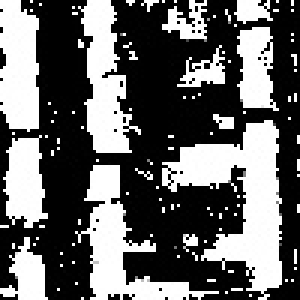
#> input picture pots_small.jpg, 100 x 100 px (shown 3 times larger); its folder holds only this picture in this run
$ python evaluation.py --test_images . --ground_truth_images .
#> lines starting #> are read from the running program, lines starting #| are printed output that depends on the picture
import sys
import argparse
import os
import time
import numpy as np
import cv2
from glob import glob
import progressbar
from time import sleep
from sklearn.metrics import f1_score, accuracy_score, precision_score, recall_score

# [46 lines left out: function seg_multi_class, not called in this run]


def seg_binary(test_mask_dir, truth_mask_dir):

#> called with test_mask_dir = '.', truth_mask_dir = '.'
    test_masks = glob(os.path.join(test_mask_dir, '*.png'))
    test_masks.extend(glob(os.path.join(test_mask_dir, '*.jpg')))
    truth_masks = glob(os.path.join(truth_mask_dir, '*.png'))
    truth_masks.extend(glob(os.path.join(truth_mask_dir, '*.jpg')))

    print ('[INFO] Performing segmentation evaluation...')
    print ('[INFO] %.0f images to process' %len(test_masks))

    bar = progressbar.ProgressBar(maxval=len(test_masks), \
    widgets=[progressbar.Bar('=', '[', ']'), ' ', progressbar.Percentage()])
    bar.start()

    num_evals = 0
    overall_pre = 0.0
    overall_rec = 0.0
    overall_acc = 0.0
    overall_f1 = 0.0

    for i, test_img in enumerate(test_masks):

        bar.update(i+1)

        tp = 0
        tn = 0
        fp = 0
        fn = 0
        pred_im = cv2.imread(test_img, 0)
#> pred_im is the input picture: shape (100, 100); min 0, max 255, mean 101.9
        pred_im[pred_im>0] = 255
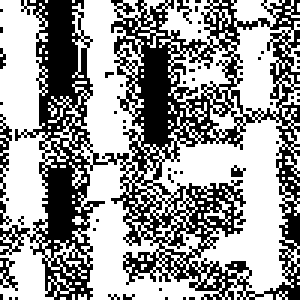
#> pred_im: shape (100, 100) (shown 3 times larger); 60.1% white; black in thin lines or dots

        for truth_img in truth_masks:
            if os.path.splitext(os.path.basename(truth_img))[0] == os.path.splitext(os.path.basename(test_img))[0]:
                gt_im = cv2.imread(truth_img, 0)
                gt_im[gt_im>0] = 255
                if pred_im.size != gt_im.size:
                    raise TypeError("Images must be matching sizes")

                tp = float(len(np.where((pred_im==255)&(gt_im==255))[0]))
#> tp = 6014
                tn = float(len(np.where((pred_im==0)&(gt_im==0))[0]))
#> tn = 3986
                fp = float(len(np.where((pred_im==255)&(gt_im==0))[0]))
#> fp = 0
                fn = float(len(np.where((pred_im==0)&(gt_im==255))[0]))
#> fn = 0

                if tp != 0 and tn != 0:
                    accuracy = (tp+tn)/(tp+fp+fn+tn)
#> accuracy = 1
                    precision = tp/(tp+fp)
#> precision = 1
                    recall = tp/(tp+fn)
#> recall = 1
                    f1 = 2*((precision*recall)/(precision+recall))
#> f1 = 1
                    overall_pre += precision
#> overall_pre = 1
                    overall_rec += recall
#> overall_rec = 1
                    overall_acc += accuracy
#> overall_acc = 1
                    overall_f1 += f1
#> overall_f1 = 1
                    num_evals += 1
                else:
                    accuracy = 0
                    precision = 0
                    recall = 0
                    f1 = 0
    bar.finish()

    if num_evals != 0:
        overall_pre = overall_pre / num_evals
        overall_rec = overall_rec / num_evals
        overall_acc = overall_acc / num_evals
        overall_f1 = overall_f1 / num_evals
    else:
        overall_pre = 0
        overall_rec = 0
        overall_acc = 0
        overall_f1 = 0

    return overall_pre, overall_rec, overall_acc*100, overall_f1

def main():

    parser = argparse.ArgumentParser()
    parser.add_argument("-i",  "--test_images", help="Path to test image directory", required=True)
    parser.add_argument("-g", "--ground_truth_images", help="Path to ground truth image directory", required=True)
    parser.add_argument("-m", "--multi_class", help="Multiple classes present",default=False, action="store_true")
    args = parser.parse_args()

    if not os.path.exists(args.test_images):
        raise ValueError("Test image directory does not exist")

    if not os.path.exists(args.ground_truth_images):
        raise ValueError("Ground truth image directory does not exist")#

    print ('[INFO] Evaluating Results...')

    test_mask_dir = args.test_images
    truth_mask_dir = args.ground_truth_images
    multi_class = args.multi_class

    start = time.time()

    if multi_class == False:
        precision, recall, accuracy, f1 = seg_binary(test_mask_dir=test_mask_dir, truth_mask_dir=truth_mask_dir)
#> precision = 1; recall = 1; accuracy = 100; f1 = 1
    else:
        precision, recall, accuracy, f1 = seg_multi_class(test_mask_dir=test_mask_dir, truth_mask_dir=truth_mask_dir, weighting='weighted')

    print ('--------------------------------------------------------')
    print ('[RESULTS] PRECISION: %.4f' % precision)
#| [RESULTS] PRECISION: 1.0000
    print ('[RESULTS] RECALL: %.4f' % recall)
#| [RESULTS] RECALL: 1.0000
    print ('[RESULTS] ACCURACY: %.4f' % accuracy, '%')
#| [RESULTS] ACCURACY: 100.0000 %
    print ('[RESULTS] F1 VALUE: %.4f' % f1)
#| [RESULTS] F1 VALUE: 1.0000
    print ('--------------------------------------------------------')
    print ('Processing Time %.2f seconds' % float(time.time()-start))


if __name__ == '__main__':
    main()
